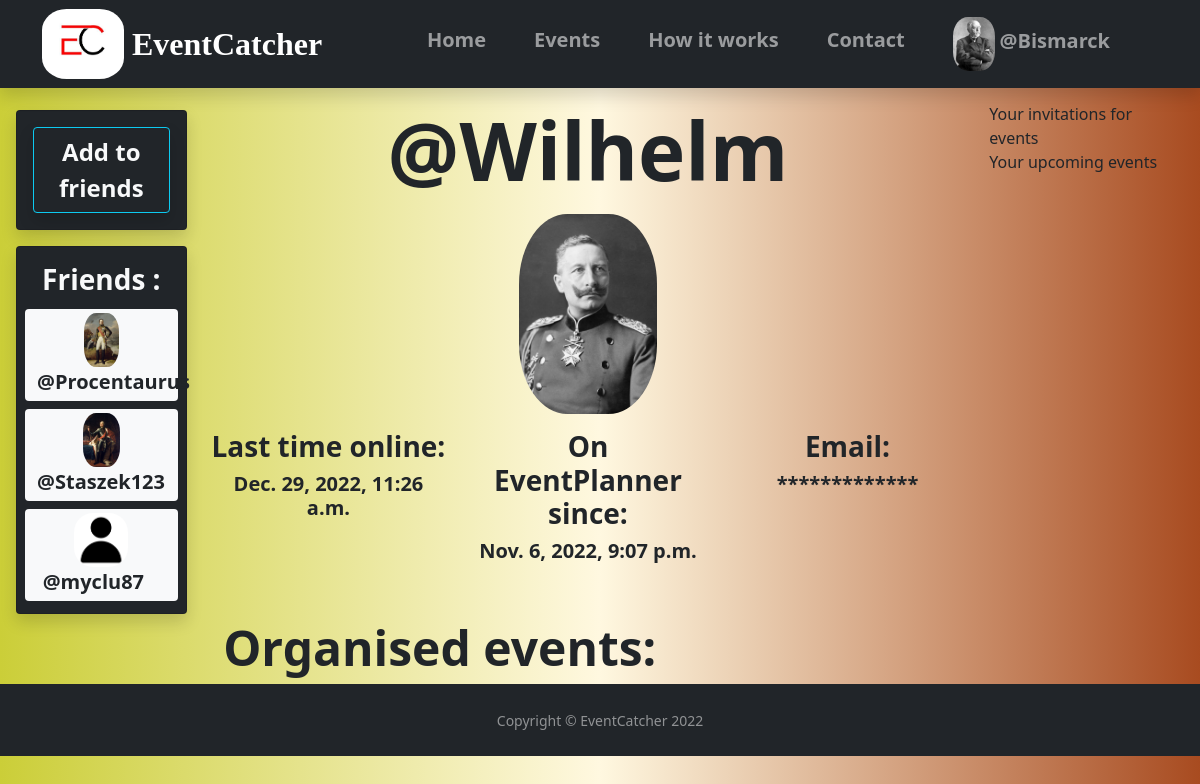
The app's page /userprofile/3/ (signed in) with its own data.
### main/models.py (models this page shows, shortened)
class MyUser(AbstractBaseUser):
    def user_directory_path(instance, filename):
        return 'profileImages/user_{0}/{1}'.format(instance.id, filename)
    email = models.EmailField(max_length=50, unique=True)
    username = models.CharField(max_length=30, unique=True)
    date_joined = models.DateTimeField(verbose_name="date joined", auto_now_add=True)
    last_login = models.DateTimeField(verbose_name="last login", auto_now=True)
    hide_mail = models.BooleanField(default=True)
    phone_number = models.PositiveIntegerField(null=True, unique=True, validators=[MinValueValidator(111111111), MaxValueValidator(999999999)])
    friends = models.ManyToManyField('self', blank=True)
    image = models.ImageField(null=True, blank=True, upload_to=user_directory_path, default="model.png")
    is_admin = models.BooleanField(default=False)
    is_active = models.BooleanField(default=True)
    is_superuser = models.BooleanField(default=False)
    is_staff = models.BooleanField(default=False)
    USERNAME_FIELD = 'email'
    REQUIRED_FIELDS = ['username']
    objects = MyUserManager()
    def __str__(self):
        return self.username

### main/decorators.py (the view)
    def wrapper_func(request, *args, **kwargs):
        if not request.user.is_authenticated:
            return redirect('home')
        else:
           return view_func(request, *args, **kwargs)

### main/views.py (called while the page is built)
@unauthenticatedUser
def userProfile(request, pk):
    user = MyUser.objects.get(pk=pk)
    friendRequests = FriendRequest.objects.filter(to_user=user)
    friends = user.friends.all()
    form1 = AvatarForm()
    friendRequest = None
    try:
        friendRequest = FriendRequest.objects.get(to_user=user, from_user=request.user)
    except:
        try:
           friendRequest = FriendRequest.objects.get(to_user=request.user, from_user=user)
        except:
            pass
    context = {
        'friendRequests': friendRequests,
        'friends': friends,
        'user': user,
        'friendRequest': friendRequest,
        'avatarForm': form1,
    }
    return render(request, 'main/userProfile.html', context)

### main/templates/main/userProfile.html (shortened to what this page needs)
{% extends 'main.html' %}
{% load static %}
{% block content %}
<main>
    <div class="row mx-1">
        <div class="row mt-3">
            <div class="col-lg-2">
                <div class="row mb-2">
                    <div class="col-lg-12 my-2">
                        <div class="card card-body bg-dark shadow">
                            {% if user == request.user %}
                                <h3 class="fw-bold text-center mt-2 text-light">Your friend requests :</h3>
                                {% for friendRequest in friendRequests %}
                                    <div class="text-center border border-2 rounded border-light my-1">
                                        <a class="nav-link p-1" href="{% url 'userprofile' friendRequest.from_user.id %}">
                                            <img class="avatar" src="{{ friendRequest.from_user.image.url }}">
                                            <span class="text-nowrap fs-5 ms-1 fw-bold text-light">@{{friendRequest.from_user}}</span>
                                        </a>
                                        <a class="btn btn-success mb-1 px-3" href="{% url 'acceptfriendrequest' friendRequest.id %}" role="button">Accept</a>
                                        <a class="btn btn-danger mb-1 px-3" href="{% url 'rejectfriendrequest' friendRequest.id %}" role="button">Reject</a>
                                    </div>
                                {% endfor %}
                            {% elif  user != request.user and request.user not in user.friends.all and friendRequest is not None  %}
                            <div class="d-grid">
                                <button type="button" class="btn btn-outline-info shadow text-decoration-none text-light" href="#">
                                    <span class="fw-bold fs-4">You send/were sent invitation already</span>
                                </button>
                            </div>
                            {% elif user != request.user and request.user not in user.friends.all %}
                                <form method="POST" action="{% url 'sendfriendrequest' %}">
                                    <div class="d-grid">
                                        <button type="submit" class="btn btn-outline-info shadow text-decoration-none text-light" href="{% url 'usersettings'%}">
                                            <span class="fw-bold fs-4">Add to friends</span>
                                        </button>
                                    </div>
                                </form>
                            {% else %}
                                <div class="d-grid">
                                    <button type="button" class="btn btn-outline-success shadow text-decoration-none text-light" href="#">
                                        <span class="fw-bold fs-4">You are friends already</span>
                                    </button>
                                </div>
                            {% endif %}
                        </div>
                    </div>
                </div>
                <div clas="row">
                    <div class="col-lg-12 mb-4">
                        <div class="card card-body p-2 bg-dark shadow">
                            <h3 class="fw-bold text-center mt-2 text-light">Friends :</h3>
                            {% for friend in friends %}
                                <div class="text-center bg-light rounded my-1 me-0">
                                    <a class="nav-link p-1" href="{% url 'userprofile' friend.id %}">
                                        <img class="avatar" src="{{ friend.image.url }}">
                                        <span class="text-nowrap fs-5 me-4 ms-2 fw-bold text-dark">@{{friend}}</span>
                                    </a>
                                </div>
                            {% endfor %}
                        </div>
                    </div>
                </div>
            </div>
            <div class="col-lg-8">
                <h1 id="username" class="display-1 fw-bold text-center">@{{user.username}}</h1>
                <div class="d-flex mt-3">
                    <img src="{{user.image.url}}" class="avatar_max">
                </div>
                <div class="row mt-3 mb-2">
                    <div class="col-sm-4">
                        <h3 class="text-center fw-bold">Last time online:</h3>
                        <h5 class="text-center fw-bold">{{user.last_login}}</h5>
                    </div>
                    <div class="col-sm-4">
                        <h3 class="text-center fw-bold">On EventPlanner since:</h3>
                        <h5 class="text-center fw-bold">{{user.date_joined}}</h5>
                    </div>
                    <div class="col-sm-4">
                        <h3 class="text-center fw-bold">Email:</h3>
                        {% if user == request.user or user.hide_mail == False %}
                        <h5 class="text-center fw-bold">{{user.email}}</h5>
                        {% else %}
                        <h5 class="text-center fw-bold">*************</h5>
                        {% endif %}
                    </div>
                </div>
                <h1 class=" display-5 fw-bold mt-2 text-dark mt-5">&nbsp;Organised events: </h1>
            </div>
            <div class="col-lg-2">
                <div clas="row mb-2">
                    <div class="col-lg-12">
                        Your invitations for events
                    </div>
                </div>
                <div class="row">
                    <div class="col-lg-12">
                        Your upcoming events
                    </div>
                </div>
            </div>
        </div>
    </div>
    <div class="toast-container position-fixed top-50 start-50 p-3 translate-middle">
    </div>
</main>
{% endblock content %}

### templates/main.html (shortened to what this page needs)
<!DOCTYPE html>
{% load static %}
<html lang="en">
<head>
    <link rel="stylesheet" type="text/css" href="{% static 'css/main.css' %}">
    <link href="https://cdn.jsdelivr.net/npm/bootstrap@5.1.3/dist/css/bootstrap.min.css" rel="stylesheet">
    <link rel="stylesheet" href="https://use.fontawesome.com/releases/v5.6.1/css/all.css">
</head>
<body>
    {% include 'navbar.html' %}
    {% block content %}
    {% endblock %}
    {% include 'footer.html' %}
</body>
</html>

### templates/navbar.html (shortened to what this page needs)
{% load static %}
<section>
    <nav class="navbar navbar-expand-lg navbar-dark bg-dark shadow fixed-top p-1">
        <div class="container">
        <a class="navbar-brand me-2" href="#">
            <img id="logoimg" src="{% static 'images/logo.jpg' %}" alt="LOGO" id="logo">
        </a>
        <a class="navbar-brand" href="#"><span id="logofont">EventCatcher</span></a>
        <div class="collapse navbar-collapse" id="navbarResponsive">
            <ul class="navbar-nav ms-auto">
                <li class="nav-item mx-3 mt-2">
                    <a class="nav-link" href="{% url 'home' %}"><span class="fw-bold fs-5">Home</span></a>
                </li>
                <li class="nav-item mx-3  mt-2">
                    <a class="nav-link" href="{% url 'eventshowdown' %}"><span class="fw-bold fs-5">Events</span></a>
                </li>
                <li class="nav-item mx-3  mt-2">
                    <a class="nav-link" href="#"><span class="fw-bold fs-5">How it works</span></a>
                </li>
                <li class="nav-item mx-3  mt-2">
                    <a class="nav-link" href="#"><span class="fw-bold fs-5">Contact</span></a>
                </li>
                {% if request.user.is_authenticated %}
                <li class="nav-item mx-3">
                    <a class="nav-link" href="{% url 'userprofile' request.user.id %}">
                        <img class="avatar" src="{{ request.user.image.url }}">
                        <span id="navusername" class="text-nowrap fs-5 me-4 fw-bold">@{{request.user}}</span>
                    </a>
                </li>
                {% endif %}
            </ul>
        </div>
    </nav>
    <div style="height:86px;"></div>
</section>

### templates/footer.html
<section class="d-flex flex-column">
    <footer id="sticky-footer" class="flex-shrink-0 py-4 bg-dark text-white-50">
      <div class="container text-center">
        <small>Copyright &copy; EventCatcher 2022</small>
      </div>
    </footer>
</section>

### static/css/main.css (style rules this page uses)
#logofont { font-family:'Times New Roman', Times, serif; font-weight: 900; font-size: 32px; }
#logoimg { border-radius: 30%; max-height: 70px; padding: 0; }
body { background-color: white; background-image: linear-gradient(to right, #cbce38 ,#fff8e0, #a84b20); }
.avatar { max-width: 54px; max-height:54px; margin: 0; border-radius: 35%; }
.avatar_max { max-width: 200x; max-height:200px; margin: 0 auto; border-radius: 35%; position: relative; }

### records on screen
MyUser: user.image (picture), user "Bismarck"
MyUser: image (picture), username "Procentaurus"
MyUser: image (picture), username "Staszek123"
MyUser: image (picture), username "myclu87"
MyUser: username "Wilhelm", image (picture), last_login "Dec. 29, 2022, 11:26 a.m.", date_joined "Nov. 6, 2022, 9:07 p.m."
